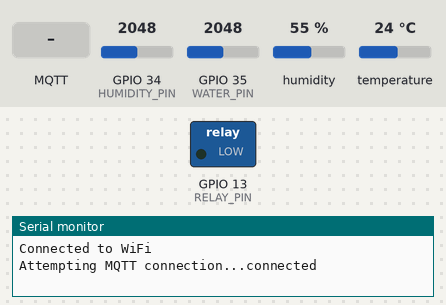
A program run on a simulated ESP32. Parts: switched loads named in the program (green lamp = pin HIGH), the last lines printed to the serial monitor. Inputs (shaded band) come from the test bench; at power-on: GPIO 34 (HUMIDITY_PIN) = 2048, GPIO 35 (WATER_PIN) = 2048, humidity 55 %, temperature 24 °C. WiFi joins after 1.5 s; servers stay silent unless stated; no MQTT or app messages arrive unless stated.

Above: at 2.7 s.
2.8 s: MQTT message "1" arrives on the first subscribed topic
At 5.0 s:
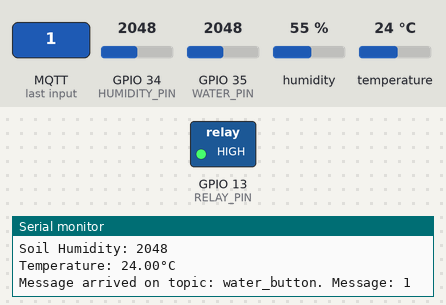
6.6 s: MQTT message "on" arrives on the first subscribed topic
At 9.4 s:
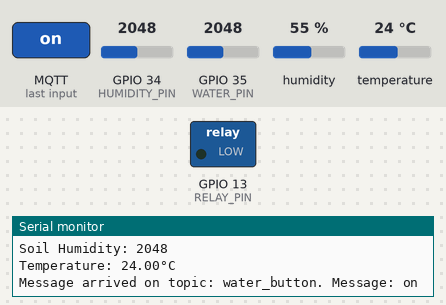
9.6 s: MQTT message "off" arrives on the first subscribed topic
Timing chart, 0 to 62.1 s (numbered marks = the images above; inputs shaded):
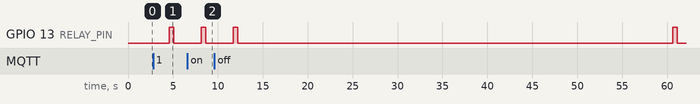

Measured:
- after the input at 2.8 s, GPIO 13 (RELAY_PIN): LOW → HIGH after 1.8 s, → LOW 0.50 s later
- after the input at 6.6 s, GPIO 13 (RELAY_PIN): LOW → HIGH after 1.6 s, → LOW 0.50 s later

The program:

main.cpp
```cpp
#include <Arduino.h>
#include <DHT.h>
#include <Adafruit_Sensor.h>
#include <WiFi.h>
#include <WiFiUdp.h>
#include <PubSubClient.h>

// DEFINICIÓN DE PINES

#define DHT_PIN 17
#define DHTTYPE DHT11
#define WATER_PIN 35
#define HUMIDITY_PIN 34
#define INTERVAL 60000
#define HUMIDITY_LIMIT 2000
#define RELAY_PIN 13

//  CREDENCIALES WIFI

const char* SSID = "keco_wifi";
const char* PASSWORD = "kevincr28";

// BROKER INFO (IP DE LA MAQUINA CORRIENDO EL BROKER)

const char* BROKER_URL = "192.168.191.196";
const int BROKER_PORT = 1883;

// TOPICOS

const char* WATER_LEVEL_TOPIC = "water_level";
const char* HUMIDITY_TEMPERATURE_TOPIC = "humidity_temperature";
const char* WATERED_TOPIC = "watered";
const char* INBOUND_TOPIC = "water_button";

// INICIALIZACIÓN DE VARIABLES

WiFiClient espClient;
PubSubClient client(espClient);

int WaterValue = 0;
int HumidityValue = 0;
DHT dht(DHT_PIN, DHTTYPE);
unsigned long previousMillis = 0;

// FUNCIONES

void callback(char* topic, byte* payload, unsigned int length) {
  Serial.print("Message arrived on topic: ");
  Serial.print(topic);
  Serial.print(". Message: ");
  String messageTemp;

  for (int i = 0; i < length; i++) {
    messageTemp += (char)payload[i];
  }
  Serial.println(messageTemp);

  // Activar el relay 500 milisegundos

  digitalWrite(RELAY_PIN, HIGH);
  delay(500);
  digitalWrite(RELAY_PIN, LOW);
}

void setup_wifi() {
  WiFi.begin(SSID, PASSWORD);

  while (WiFi.status() != WL_CONNECTED) {
    delay(500);
  }
  Serial.println("Connected to WiFi");
}

void reconnect() {
  while (!client.connected()) {
    Serial.print("Attempting MQTT connection...");
    if (client.connect("ESPIClient")) {
      Serial.println("connected");
      client.subscribe(INBOUND_TOPIC);
    } else {
      Serial.print("failed connection");
      delay(5000);
    }
  }
}

void setup() {

  // Inicio de la conexion a wifi y al broker

  setup_wifi();
  client.setServer(BROKER_URL, BROKER_PORT);
  client.setCallback(callback);

  // inicio de los sensores

  Serial.begin(9600);
  dht.begin();
  pinMode(RELAY_PIN, OUTPUT);
  digitalWrite(RELAY_PIN, LOW);
}


void loop() {

  // Conectar a el broker

  if (!client.connected()) {
    reconnect();
  }
  client.loop();

  // sensor de agua

  delay(3000);
  WaterValue = analogRead(WATER_PIN);
  Serial.print("Water Level: ");
  Serial.println(WaterValue);

  client.publish(WATER_LEVEL_TOPIC, String(WaterValue).c_str());


  //sensor de humedad

  HumidityValue = analogRead(HUMIDITY_PIN);
  Serial.print("Soil Humidity: ");
  Serial.println(HumidityValue);

  //sensor de temperatura

  float temperature = dht.readTemperature();
  Serial.print("Temperature: ");
  Serial.print(temperature);
  Serial.println("°C");

  String payload = String(HumidityValue) + ", " + String(temperature);
  client.publish(HUMIDITY_TEMPERATURE_TOPIC, payload.c_str());

  // Activar el relay si la humedad es baja

  unsigned long currentMillis = millis();
  if (currentMillis - previousMillis >= INTERVAL) {
    previousMillis = currentMillis;

    if (HumidityValue > HUMIDITY_LIMIT) {
      digitalWrite(RELAY_PIN, HIGH);
      if (temperature < 25) {
        delay(500);
      } else if (temperature < 32) {
        delay(600);
      } else {
        delay(800);
      }
      client.publish(WATERED_TOPIC, "Watered");
      digitalWrite(RELAY_PIN, LOW);
    }
  }

}
```
